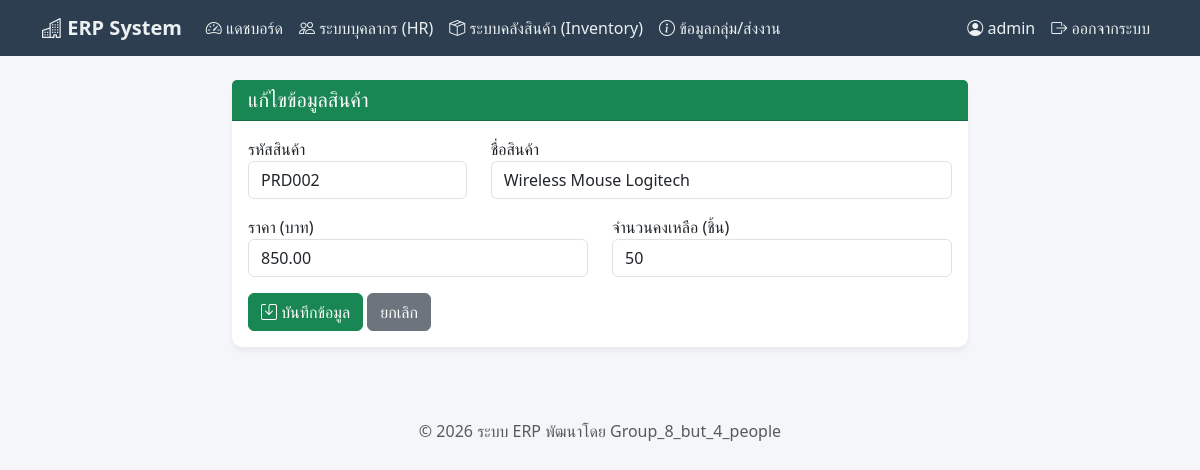
The page /product_form.php?id=2 (signed in) on the database its author committed.
### tables this page shows
CREATE TABLE IF NOT EXISTS `products` (
  `id` int(11) NOT NULL AUTO_INCREMENT,
  `prod_code` varchar(20) NOT NULL,
  `name` varchar(150) NOT NULL,
  `price` decimal(10,2) NOT NULL,
  `stock` int(11) NOT NULL,
  PRIMARY KEY (`id`)
);

### htdocs/product_form.php (the view, shortened to what this page needs)
<?php
require 'config.php';
$id = $_GET['id'] ?? '';
$prod_code = $name = $price = $stock = '';
if($id) {
    $res = $conn->query("SELECT * FROM products WHERE id = ".(int)$id);
    if($res->num_rows > 0) {
        $row = $res->fetch_assoc();
        $prod_code = $row['prod_code']; $name = $row['name'];
        $price = $row['price']; $stock = $row['stock'];
    }
}
include 'header.php';
?>
<div class="row justify-content-center">
    <div class="col-md-8">
        <div class="card">
            <div class="card-header bg-success text-white">
                <h5 class="mb-0"><?php echo $id ? 'แก้ไขข้อมูลสินค้า' : 'เพิ่มสินค้าใหม่'; ?></h5>
            </div>
            <div class="card-body">
                <form method="POST">
                    <div class="row mb-3">
                        <div class="col-md-4">
                            <label>รหัสสินค้า</label>
                            <input type="text" name="prod_code" class="form-control" value="<?php echo htmlspecialchars($prod_code); ?>" required>
                        </div>
                        <div class="col-md-8">
                            <label>ชื่อสินค้า</label>
                            <input type="text" name="name" class="form-control" value="<?php echo htmlspecialchars($name); ?>" required>
                        </div>
                    </div>
                    <div class="row mb-3">
                        <div class="col-md-6">
                            <label>ราคา (บาท)</label>
                            <input type="number" step="0.01" name="price" class="form-control" value="<?php echo htmlspecialchars($price); ?>" required>
                        </div>
                        <div class="col-md-6">
                            <label>จำนวนคงเหลือ (ชิ้น)</label>
                            <input type="number" name="stock" class="form-control" value="<?php echo htmlspecialchars($stock); ?>" required>
                        </div>
                    </div>
                    <button type="submit" class="btn btn-success"><i class="bi bi-save"></i> บันทึกข้อมูล</button>
                    <a href="products.php" class="btn btn-secondary">ยกเลิก</a>
                </form>
            </div>
        </div>
    </div>
</div>
<?php include 'footer.php'; ?>

### htdocs/header.php (style rules this page uses)
body { background-color: #f4f6f9; font-family: 'Segoe UI', Tahoma, Geneva, Verdana, sans-serif; }
.card { border-radius: 10px; border: none; box-shadow: 0 4px 6px rgba(0,0,0,0.05); }

### rows shown on the page
products: prod_code "PRD002", name "Wireless Mouse Logitech", price "850.00", stock "50"

### other values the page prints
$_SESSION['username'] "admin"
